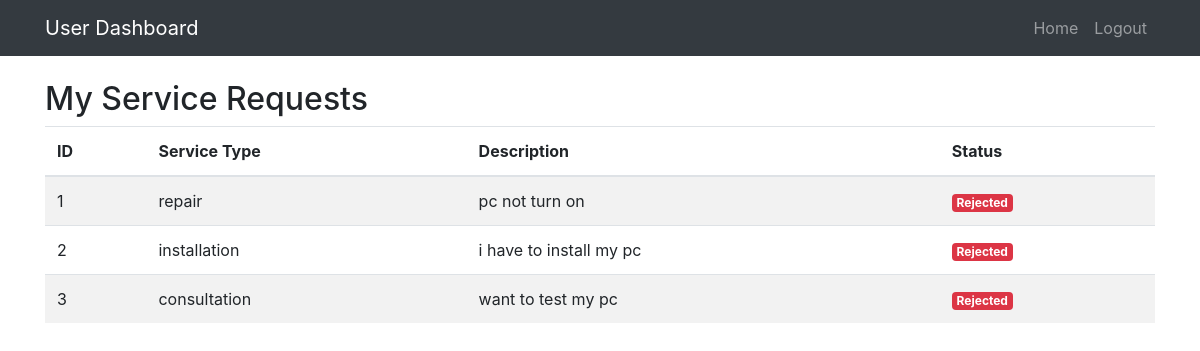
/my-requests/, run on an earlier commit of the app's database.
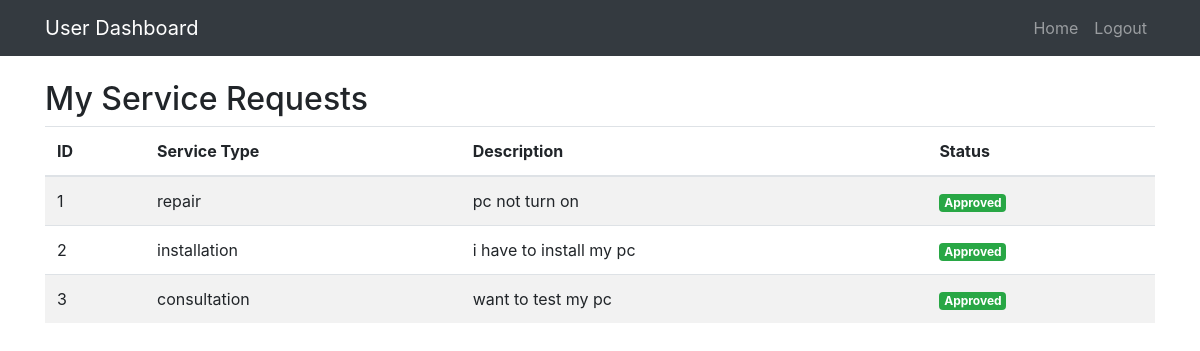
And on a later commit of the database.
### pc_app/models.py (models this page shows)
class services(models.Model):
    name=models.CharField(max_length=255 ,null=True)
    email=models.CharField(max_length=50)
    service_type=models.CharField(max_length=150)
    description=models.TextField()
    status = models.CharField(max_length=20, default='Pending')

### pc_app/views.py (the view)
# urls.py: path('my-requests/', views.user_service_requests, name='user_service_requests'),
def user_service_requests(request):
    user_requests = services.objects.all()
    context = {
        'user_requests': user_requests
    }
    return render(request, 'user/user_service_requests.html', context)

### template/user/user_service_requests.html (shortened to what this page needs)
<!DOCTYPE html>
<html lang="en">
<head>
    <link href="https://stackpath.bootstrapcdn.com/bootstrap/4.5.2/css/bootstrap.min.css" rel="stylesheet">
</head>
<body>
<nav class="navbar navbar-expand-lg navbar-dark bg-dark">
    <div class="container">
        <a class="navbar-brand" href="#">User Dashboard</a>
        <div class="collapse navbar-collapse" id="navbarNav">
            <ul class="navbar-nav ml-auto">
                <li class="nav-item">
                    <a class="nav-link" href="#">Home</a>
                </li>
                <li class="nav-item">
                    <a class="nav-link" href="{% url 'logout' %}">Logout</a>
                </li>
            </ul>
        </div>
    </div>
</nav>
<div class="container mt-4">
    <h2>My Service Requests</h2>
    <table class="table table-striped">
        <thead>
            <tr>
                <th>ID</th>
                <th>Service Type</th>
                <th>Description</th>
                <th>Status</th>
            </tr>
        </thead>
        <tbody>
            {% for request in user_requests %}
            <tr>
                <td>{{ request.id }}</td>
                <td>{{ request.service_type }}</td>
                <td>{{ request.description }}</td>
                <td>
                    {% if request.status == 'Approved' %}
                        <span class="badge badge-success">Approved</span>
                    {% elif request.status == 'Rejected' %}
                        <span class="badge badge-danger">Rejected</span>
                    {% else %}
                        <span class="badge badge-warning">Pending</span>
                    {% endif %}
                </td>
            </tr>
            {% empty %}
            <tr>
                <td colspan="4" class="text-center">No service requests found.</td>
            </tr>
            {% endfor %}
        </tbody>
    </table>
</div>
</body>
</html>

What changed in the data, as far as the page shows it:
changed services "repair": status "Rejected" → "Approved"
changed services "installation": status "Rejected" → "Approved"
changed services "consultation": status "Rejected" → "Approved"
